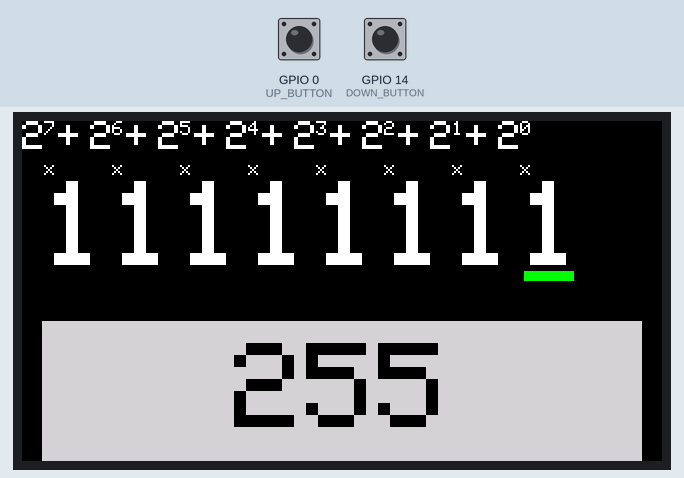
This program was run on a simulated ESP32-S3. Parts: 320×170 colour display. The inputs (shaded band) are chosen by the test bench; at power-on: GPIO 0 (UP_BUTTON) HIGH, GPIO 14 (DOWN_BUTTON) HIGH.

Above: at 1.5 s.
1.6 s: GPIO 0 (UP_BUTTON) pulled LOW for 3.2 s
At 2.68 s:
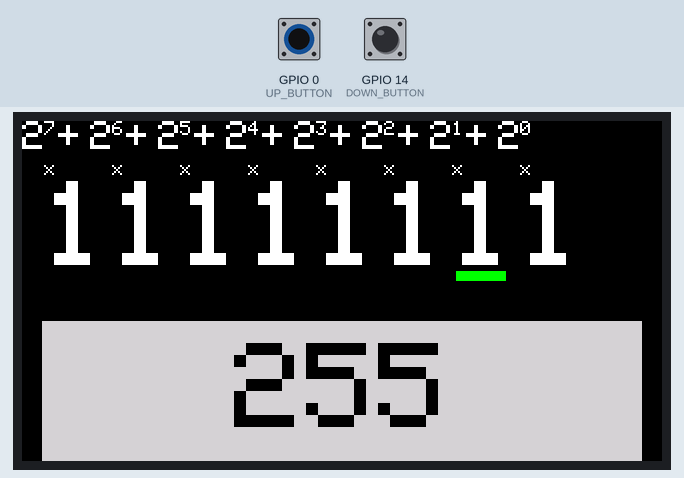
At 5.7 s:
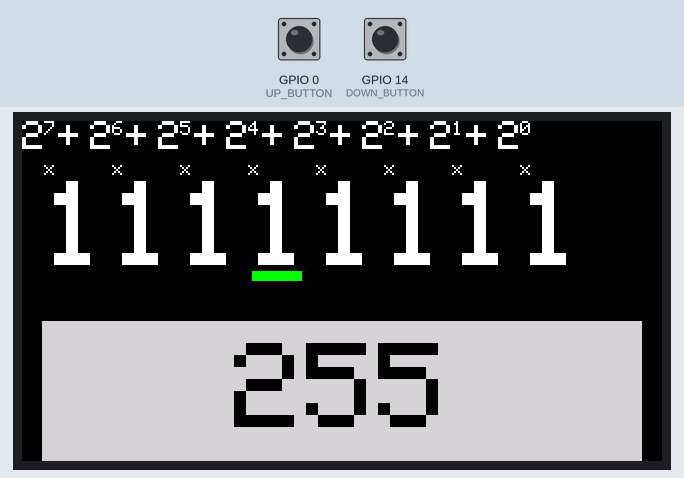
Timing chart, 0 to 7.2 s (numbered marks = the images above; inputs shaded):
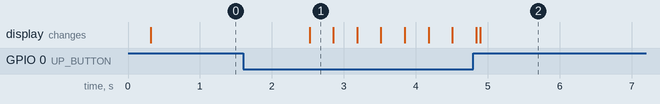

Measured:
- after the input at 1.6 s, the display: changes after 0.92 s (image 1)

The program:

main.cpp
```cpp
#include <Arduino.h>
#include <SPI.h>
#include <TFT_eSPI.h>
#include "OneButton.h"

#define TFT_WIDTH 170
#define TFT_HEIGHT 320

#define UP_BUTTON 0
#define DOWN_BUTTON 14

#define LONG_PRESS_INTERVAL 500

OneButton buttonUp(UP_BUTTON, true);
OneButton buttonDown(DOWN_BUTTON, true);

TFT_eSPI tft = TFT_eSPI();
TFT_eSprite binary_sprite = TFT_eSprite(&tft);
TFT_eSprite decimal_sprite = TFT_eSprite(&tft);

bool binary_array[8] = {1, 1, 1, 1, 1, 1, 1, 1}; // 二进制数组，最高有效位（MSB）在前，最低有效位（LSB）在后
short binary_idx = 0;                            // 当前选中的位

// 更新二进制显示
void updateBinarySprite()
{
  binary_sprite.fillSprite(TFT_BLACK);
  binary_sprite.setTextSize(6);
  binary_sprite.setTextColor(TFT_WHITE);
  for (int i = 0; i < 8; i++)
  {
    binary_sprite.drawString(String(binary_array[i]), 34 * i, 0);
  }

  binary_sprite.fillRect(3 + 34 * (7 - binary_idx), 45, 25, 5, TFT_GREEN);

  binary_sprite.pushSprite(10, 30);
}

// 更新十进制显示
void updateDecimalSprite()
{
  decimal_sprite.fillSprite(TFT_LIGHTGREY);
  decimal_sprite.setTextSize(6);
  decimal_sprite.setTextDatum(MC_DATUM);
  decimal_sprite.setTextColor(TFT_BLACK);
  int decimalNum = 0;
  for (int i = 0; i < 8; i++)
  {
    decimalNum += binary_array[i] * pow(2, 7 - i);
  }
  decimal_sprite.drawNumber(decimalNum, decimal_sprite.width() / 2, decimal_sprite.height() / 2);

  decimal_sprite.pushSprite(10, 100);
}

// 位转换
void binaryBitSwap()
{
  binary_array[(7 - binary_idx)] = !binary_array[(7 - binary_idx)];
  updateBinarySprite();
  updateDecimalSprite();
}

// 画转换原理提示
void drwaMultiplies()
{
  tft.setTextColor(TFT_WHITE);
  for (int i = 7; i >= 0; i--)
  {
    tft.setTextSize(2);
    tft.drawString("2", 34 * (7 - i), 0);
    tft.setTextSize(1);
    tft.drawString(String(i), 11 + 34 * (7 - i), 0);
    tft.setTextSize(1);
    tft.drawString("x", 11 + 34 * (7 - i), 20);
    if (i != 0)
    {
      tft.setTextSize(2);
      tft.drawString("+", 18 + 34 * (7 - i), 0);
    }
  }
}

/***** 按钮事件相关方法 *****/
void upBtnClick()
{
  binary_idx++;
  if (binary_idx > 7)
  {
    binary_idx = 0;
  }
  updateBinarySprite();
}

void upBtnDuringLongPress(void *oneButton)
{
  upBtnClick();
}

void upBtnDoubleClick()
{
  binaryBitSwap();
}

void downBtnClick()
{
  binary_idx--;
  if (binary_idx < 0)
  {
    binary_idx = 7;
  }
  updateBinarySprite();
}

void downBtnDoubleClick()
{
  binaryBitSwap();
}

void downBtnDuringLongPress(void *oneButton)
{
  downBtnClick();
}
/***** 按钮事件相关方法（end) *****/

void setup()
{
  Serial.begin(115200);

  // 设置按钮事件
  buttonUp.attachClick(upBtnClick);
  buttonUp.attachDoubleClick(upBtnDoubleClick);
  buttonUp.attachDuringLongPress(upBtnDuringLongPress, &buttonUp);
  buttonUp.setLongPressIntervalMs(LONG_PRESS_INTERVAL);

  buttonDown.attachClick(downBtnClick);
  buttonDown.attachDoubleClick(downBtnDoubleClick);
  buttonDown.attachDuringLongPress(downBtnDuringLongPress, &buttonDown);
  buttonDown.setLongPressIntervalMs(LONG_PRESS_INTERVAL);

  // 初始化屏幕
  tft.begin();
  tft.setRotation(3);
  tft.fillScreen(TFT_BLACK);

  binary_sprite.createSprite(300, 50);
  decimal_sprite.createSprite(300, 70);

  drwaMultiplies();
  updateBinarySprite();
  updateDecimalSprite();
}

void loop()
{
  buttonUp.tick();
  buttonDown.tick();
  delay(10);
}
```
